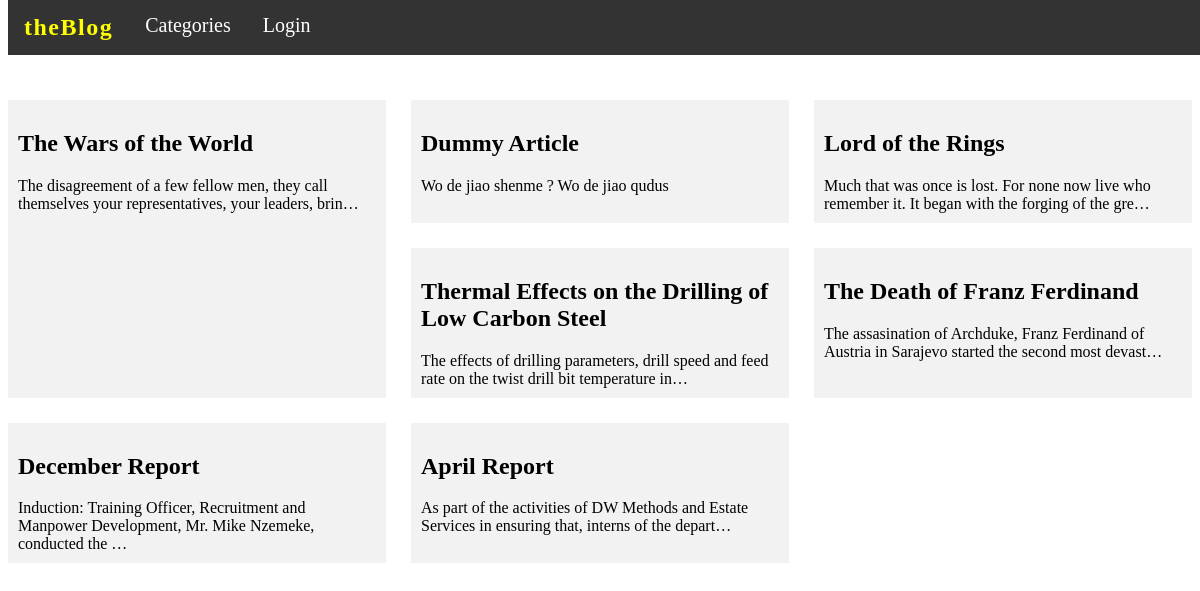
Screenshot of /blog/ with the database file from the repository.
### blog/models.py (models this page shows, shortened)
class Post(models.Model):
	title = models.CharField(max_length = 200)
	author = models.CharField(max_length = 40)
	content = models.TextField()
	date = models.DateTimeField('Publication Date')
	last_modified = models.DateTimeField('Last Modified',auto_now = True)
	status = models.IntegerField(choices=status, default=0)

### blog/views.py (the view)
# urls.py: path('', views.index, name = 'index'),
def index(request):
	articles = Post.objects.filter(date__year=2019, status=1)
	context = {'articles': articles}
	return render(request, 'blog/index.html', context)

### blog/templates/blog/index.html (shortened to what this page needs)
{% load static %}
<html>
<body>
<link rel="stylesheet" type="text/css" href="{% static 'blog/style.css' %}">
<ul>
	<li><b><a id="header" class="home" href="/blog">theBlog</a></b></li>
	<li><a href="">Categories</a></li>
	{% if user.is_authenticated %}
		<li><a href="{% url 'blog:profile' %}">Go to Profile</a></li>
		<li><a href="{% url 'blog:logout' %}">Logout</a></li>
	{% else %}
		<li><a href="{% url 'blog:login' %}">Login</a></li>
	{% endif %}
</ul>
<div class = "grid-container">
	{% for article in articles %}
		<div class="grid">
			<h2><a id="normal" class="article" href="{% url 'blog:detail' article.id %}">{{ article.title }}</a></h2>
			<p3>{{ article.content|truncatechars:100 }}</p3>
		</div>
{% endfor %}
</div>
</body>
</html>

### blog/static/blog/style.css (style rules this page uses)
body { background: white; }
.grid-container { display: grid; grid-gap: 25px; grid-template-columns: repeat(auto-fit, minmax(350px, 1fr)); grid-template-rows: auto; grid-auto-flow: dense; margin-top: 100px; }
.grid:first-child { grid-column: 1 / 2; grid-row: 1 / 3; }
.grid { background-color: rgba(1, 1, 1, 0.05); padding: 10px; object-fit: cover; }
#normal { color: black; text-decoration: none; }
#header { color: yellow; text-decoration: none; font-size: 24px; letter-spacing: 1.5px; }
ul { list-style-type: none; margin: 0; padding: 0; overflow: hidden; background-color: #333; position: fixed; top: 0; width: 100%; }
li { float: left; }
li a { display: block; color: white; text-align: center; padding: 14px 16px; text-decoration: none; font-size: 20px; }

### rows the page displays
Post: title "The Wars of the World", content "The disagreement of a few fellow men, they call themselves your representatives, your leaders, brin…"
Post: title "Dummy Article", content "Wo de jiao shenme ? Wo de jiao qudus"
Post: title "Lord of the Rings", content "Much that was once is lost. For none now live who remember it. It began with the forging of the gre…"
Post: title "Thermal Effects on the Drilling of Low Carbon Steel", content "The effects of drilling parameters, drill speed and feed rate on the twist drill bit temperature in…"
Post: title "The Death of Franz Ferdinand", content "The assasination of Archduke, Franz Ferdinand of Austria in Sarajevo started the second most devast…"
Post: title "December Report", content "Induction: Training Officer, Recruitment and Manpower Development, Mr. Mike Nzemeke, conducted the …"
Post: title "April Report", content "As part of the activities of DW Methods and Estate Services in ensuring that, interns of the depart…"
